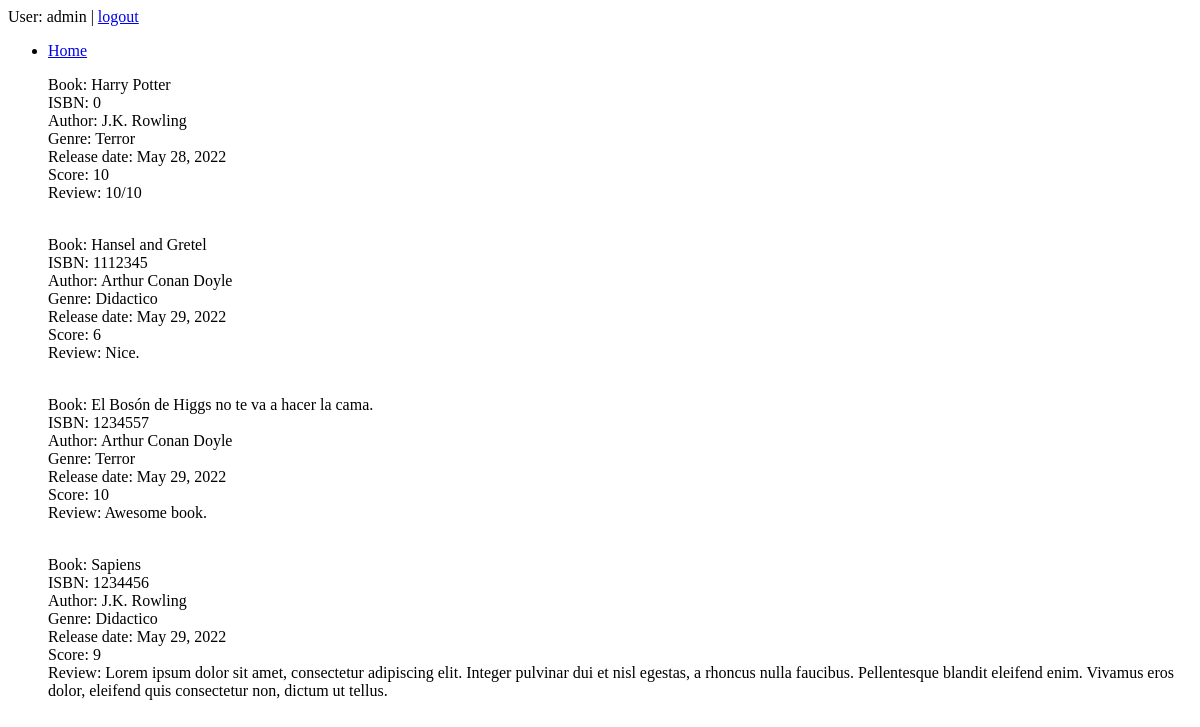
/book/view_my_reviews/ (signed in), run on an earlier commit of the app's database.
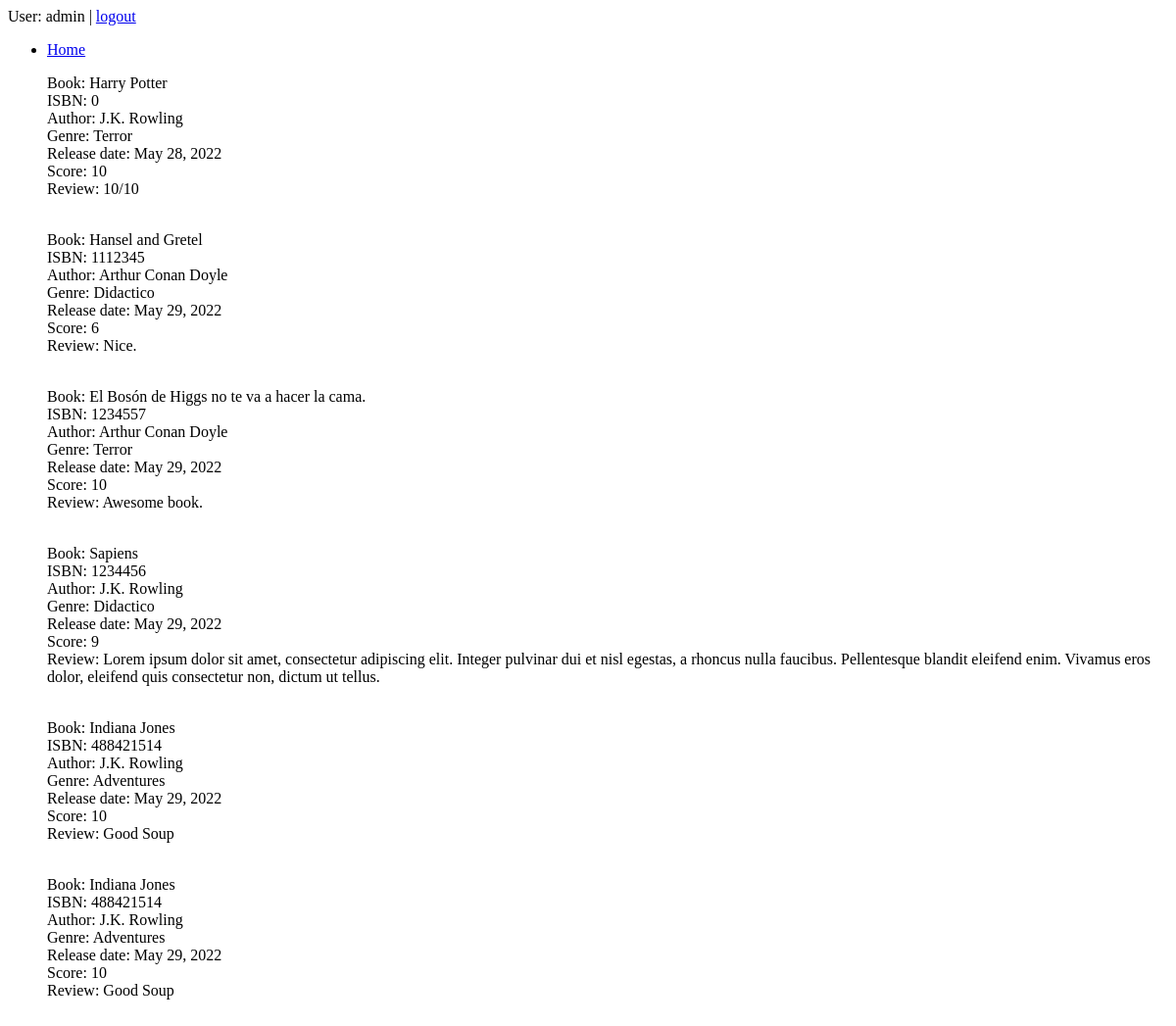
And on a later commit of the database.
### BoogeyBookAPP/models.py (models this page shows, shortened)
class BookRead(models.Model):
    name = models.CharField(max_length=100)
    user = models.ForeignKey(User, default=1, on_delete=models.CASCADE)
    ISBN = models.CharField(max_length=20, default="")
    author = models.ForeignKey(Author, related_name='authors', on_delete=models.CASCADE, null=True)
    genre = models.ForeignKey(Genre, related_name='genres', on_delete=models.CASCADE, null=True)
    score = models.IntegerField(default=0)
    review = models.TextField(max_length=1000, default='')
    release_date = models.DateField(default=date.today)

class Author(models.Model):
    author_id = models.AutoField(primary_key=True)
    name = models.CharField(max_length=20)
    date_of_birth = models.DateField()
    country = models.CharField(max_length=20)
    books_published = models.IntegerField(default=0)

class Genre(models.Model):
    genre_id = models.AutoField(primary_key=True)
    name = models.CharField(max_length=20)

### BoogeyBookAPP/views.py (the view)
# urls.py: path('view_my_reviews/', views.my_reviews),
@login_required(login_url='/login/')
def my_reviews(request):
    all_entries = BookRead.objects.all()
    return render(request, "booksearch.html", {"books": all_entries})

### BoogeyBookAPP/templates/booksearch.html
{% extends "base.html" %}
{% if books %}
    {% block content %}
        {% for book in books %}
        <ul style="list-style-type:none;">
            <li>
                <a>Book: {{ book.name }}</a><br>
                <a>ISBN: {{ book.ISBN }}</a><br>
                <a>Author: {{ book.author.name }}</a><br>
                <a>Genre: {{ book.genre.name }}</a><br>
                <a>Release date: {{ book.release_date }}</a><br>
                <a>Score: {{ book.score }}</a><br>
                <a>Review: {{ book.review }}</a><br>
            </li>
            <br>
        </ul>
        {% endfor %}
    {% endblock %}
{% else %}
    <p>No book entered.</p>
{% endif %}

What changed in the data, as far as the page shows it:
added BookRead: name "Indiana Jones", ISBN "488421514", author.name "J.K. Rowling", genre.name "Adventures", release_date "May 29, 2022", score "10", review "Good Soup"
added BookRead: name "Indiana Jones", ISBN "488421514", author.name "J.K. Rowling", genre.name "Adventures", release_date "May 29, 2022", score "10", review "Good Soup"
